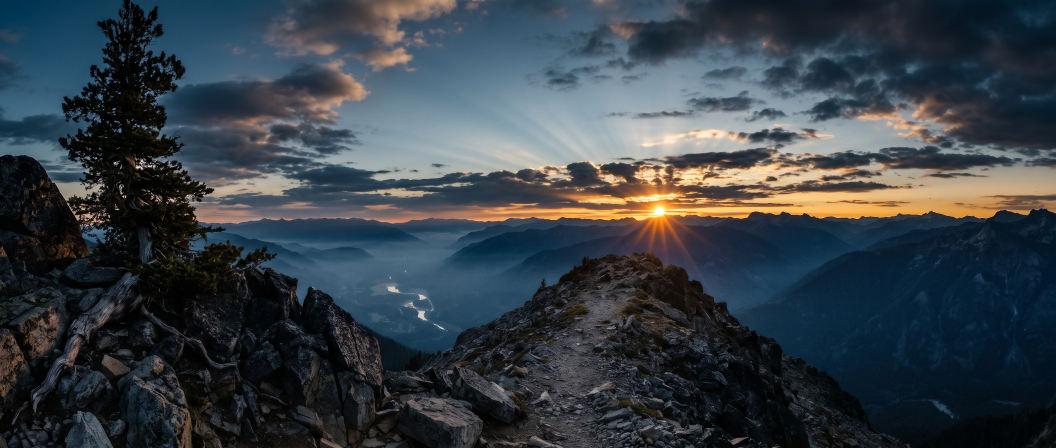
#> input picture art/generated/store/header-epic-21x9.jpeg, 3168 x 1344 px (shown at 1/3 size)
$ python build_site_assets.py
#> lines starting #> are read from the running program, lines starting #| are printed output that depends on the picture
"""Build the landing page's images in public/images/site/.

Sources: the App Store art (art/generated/store, store/creative), the app
screens rendered for the store (build/store/raw, from
tool/render/store_test.dart), the medallion art and the app icon.

  python3 tool/build_site_assets.py
"""
from pathlib import Path

from PIL import Image

ROOT = Path(__file__).resolve().parents[1]
OUT = ROOT / 'public/images/site'
SCREENS = ['today', 'verse', 'heart', 'prayer', 'amen', 'growth', 'circle', 'reminder']
MEDALS = {'medal-walk': 'days-007.png', 'medal-month': 'days-030.png',
          'medal-word': 'first-saved.png'}


def webp(image, name, quality=82):
    path = OUT / f'{name}.webp'
    image.save(path, 'WEBP', quality=quality, method=6)
    return path


def fit_width(image, width):
    return image.resize((width, round(image.height * width / image.width)), Image.LANCZOS)


def crop_aspect(image, aspect, cx=0.5, cy=0.5):
    """The largest crop of [aspect] (w / h) around the point (cx, cy)."""
    w, h = image.size
    if w / h > aspect:
        cw, ch = round(h * aspect), h
    else:
        cw, ch = w, round(w / aspect)
    left = min(max(round(w * cx - cw / 2), 0), w - cw)
    top = min(max(round(h * cy - ch / 2), 0), h - ch)
    return image.crop((left, top, left + cw, top + ch))


def main():
    OUT.mkdir(parents=True, exist_ok=True)
    made = []
    with Image.open(ROOT / 'art/generated/store/header-epic-21x9.jpeg') as art:
#> art is the input picture: PIL image 3168x1344 RGB; mean R, G, B 55.6, 64.3, 71
        art = art.convert('RGB')
        made += [webp(fit_width(art, 2400), 'hero-2400', 80),
                 webp(fit_width(art, 1400), 'hero-1400', 80)]
#> call 2 of fit_width, with width = 1400
#> in fit_width (call 2), `return image.resize((width, round(image.height * width / image.width))..`:
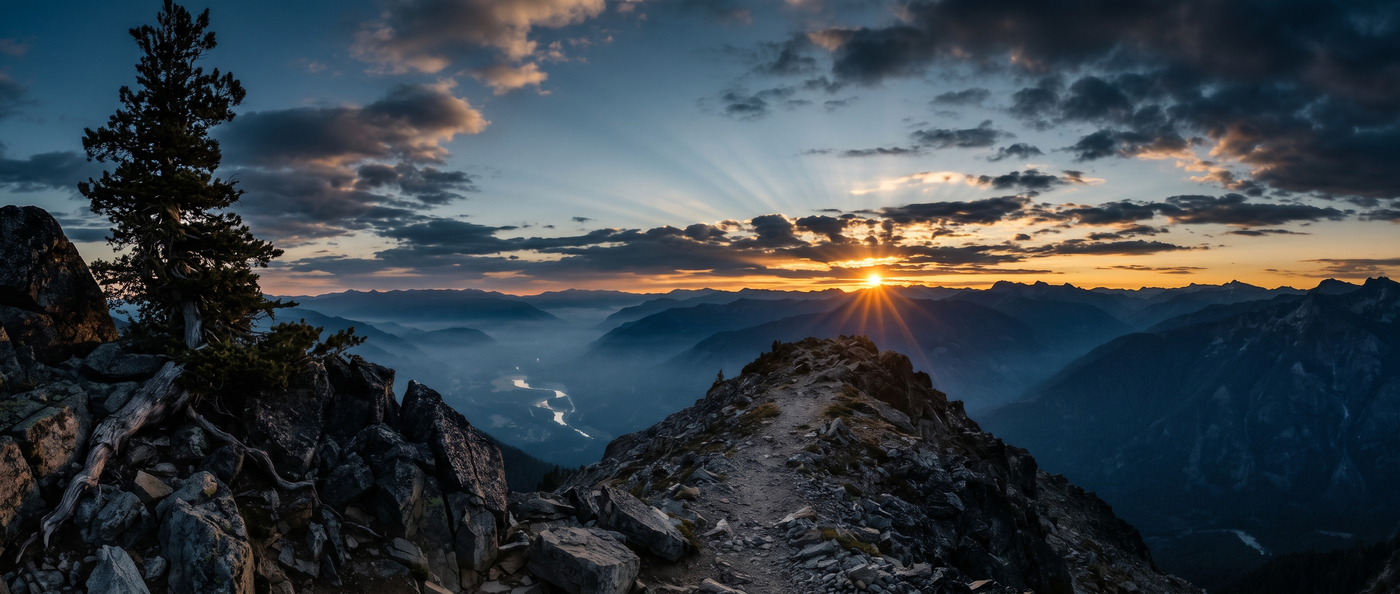
#> returned value: PIL image 1400x594 RGB; mean R, G, B 55.6, 64.3, 71
    with Image.open(ROOT / 'art/generated/store/search-epic-3x2.jpeg') as art:
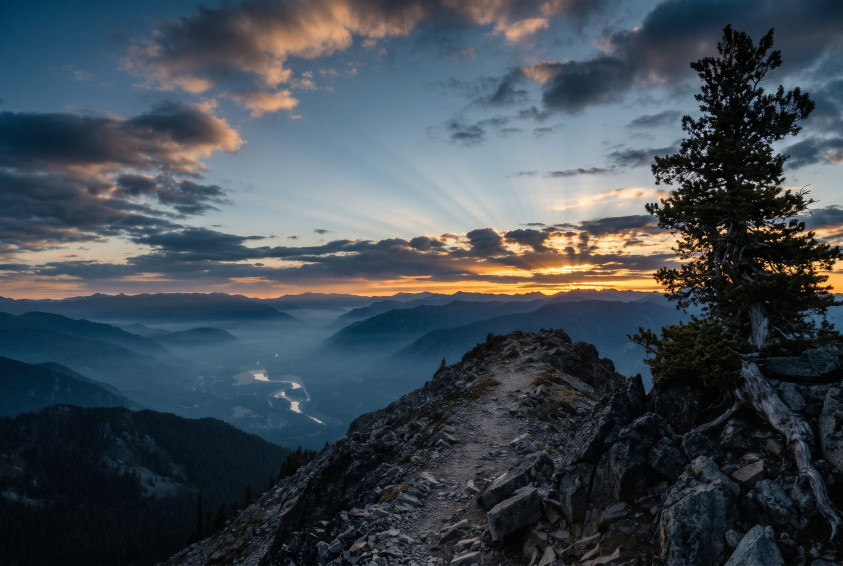
#> input picture art/generated/store/search-epic-3x2.jpeg, 2528 x 1696 px (shown at 1/3 size)
#> art is the input picture: PIL image 2528x1696 RGB; mean R, G, B 65.2, 74.6, 82.5
        art = art.convert('RGB')
        # A tall crop for phones, centred on the sun under the clouds.
        made.append(webp(fit_width(crop_aspect(art, 3 / 4, cx=0.44), 1100), 'hero-phone', 80))
#> in crop_aspect, `return image.crop((left, top, left + cw, top + ch))`:
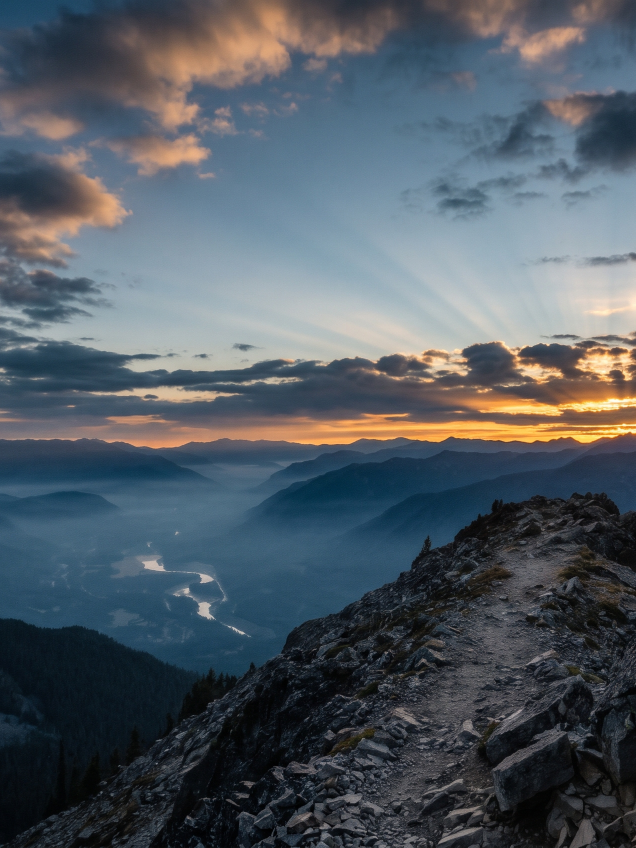
#> returned value: PIL image 1272x1696 RGB (shown at 1/2 size); mean R, G, B 81.4, 90.4, 98.6
        made.append(webp(fit_width(art, 2000), 'sunrise-band', 80))
    for name in SCREENS:
#> (the run stopped early here; a loop or call above may not have finished)
